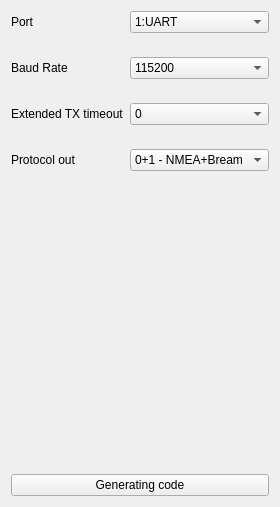
      <widget class="QWidget" name="page_21">
       <layout class="QGridLayout" name="gridLayout_15">
        <property name="verticalSpacing">
         <number>24</number>
        </property>
        <item row="3" column="1" colspan="2">
         <widget class="QComboBox" name="comboBox_extendedTxTimeout">
          <item>
           <property name="text">
            <string>0</string>
           </property>
          </item>
          <item>
           <property name="text">
            <string>1</string>
           </property>
          </item>
         </widget>
        </item>
        <item row="6" column="1" colspan="2">
         <spacer name="verticalSpacer_13">
          <property name="orientation">
           <enum>Qt::Vertical</enum>
          </property>
          <property name="sizeHint" stdset="0">
           <size>
            <width>20</width>
            <height>279</height>
           </size>
          </property>
         </spacer>
        </item>
        <item row="2" column="0">
         <widget class="QLabel" name="label_36">
          <property name="text">
           <string>Baud Rate</string>
          </property>
         </widget>
        </item>
        <item row="4" column="0">
         <widget class="QLabel" name="label_mode">
          <property name="text">
           <string>Protocol out</string>
          </property>
         </widget>
        </item>
        <item row="2" column="1" colspan="2">
         <widget class="QComboBox" name="comboBox_baudRate">
          <property name="sizeAdjustPolicy">
           <enum>QComboBox::AdjustToMinimumContentsLength</enum>
          </property>
          <item>
           <property name="text">
            <string>115200</string>
           </property>
          </item>
          <item>
           <property name="text">
            <string>230400</string>
           </property>
          </item>
          <item>
           <property name="text">
            <string>460800</string>
           </property>
          </item>
          <item>
           <property name="text">
            <string>921600</string>
           </property>
          </item>
         </widget>
        </item>
        <item row="0" column="0">
         <widget class="QLabel" name="label_34">
          <property name="text">
           <string>Port </string>
          </property>
         </widget>
        </item>
        <item row="4" column="1" colspan="2">
         <widget class="QComboBox" name="comboBox_protocolOut">
          <property name="currentIndex">
           <number>3</number>
          </property>
          <item>
           <property name="text">
            <string>none</string>
           </property>
          </item>
          <item>
           <property name="text">
            <string>0 - Bream</string>
           </property>
          </item>
          <item>
           <property name="text">
            <string>1 - NMEA</string>
           </property>
          </item>
          <item>
           <property name="text">
            <string>0+1 - NMEA+Bream</string>
           </property>
          </item>
         </widget>
        </item>
        <item row="7" column="0" colspan="3">
         <widget class="QPushButton" name="pushButton_GC21">
          <property name="layoutDirection">
           <enum>Qt::LeftToRight</enum>
          </property>
          <property name="text">
           <string>Generating code</string>
          </property>
         </widget>
        </item>
        <item row="0" column="1" colspan="2">
         <widget class="QComboBox" name="comboBox_portID">
          <item>
           <property name="text">
            <string>1:UART</string>
           </property>
          </item>
         </widget>
        </item>
        <item row="3" column="0">
         <widget class="QLabel" name="label_37">
          <property name="text">
           <string>Extended TX timeout</string>
          </property>
         </widget>
        </item>
       </layout>
      </widget>
